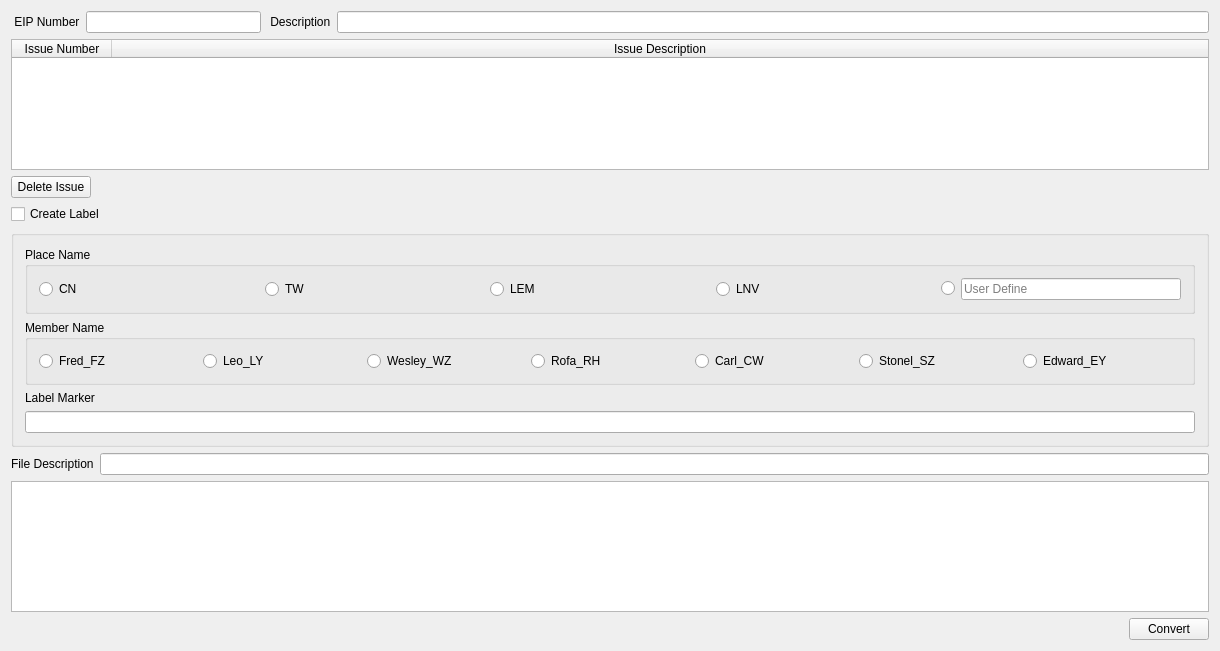
<?xml version="1.0" encoding="UTF-8"?>
<ui version="4.0">
 <class>MainForm</class>
 <widget class="QWidget" name="MainForm">
  <property name="geometry">
   <rect>
    <x>0</x>
    <y>0</y>
    <width>1220</width>
    <height>651</height>
   </rect>
  </property>
  <property name="windowTitle">
   <string>Format Commit Message</string>
  </property>
  <layout class="QGridLayout" name="gridLayout_4">
   <item row="0" column="0">
    <layout class="QVBoxLayout" name="verticalLayout_6">
     <item>
      <layout class="QVBoxLayout" name="verticalLayout_2">
       <item>
        <layout class="QHBoxLayout" name="horizontalLayout" stretch="1,2,1,10">
         <item>
          <widget class="QLabel" name="label_3">
           <property name="sizePolicy">
            <sizepolicy hsizetype="Fixed" vsizetype="Preferred">
             <horstretch>0</horstretch>
             <verstretch>0</verstretch>
            </sizepolicy>
           </property>
           <property name="text">
            <string> EIP Number</string>
           </property>
          </widget>
         </item>
         <item>
          <widget class="QLineEdit" name="NumberEdit"/>
         </item>
         <item>
          <widget class="QLabel" name="label_4">
           <property name="sizePolicy">
            <sizepolicy hsizetype="Fixed" vsizetype="Preferred">
             <horstretch>0</horstretch>
             <verstretch>0</verstretch>
            </sizepolicy>
           </property>
           <property name="text">
            <string> Description</string>
           </property>
          </widget>
         </item>
         <item>
          <widget class="QLineEdit" name="DescEdit"/>
         </item>
        </layout>
       </item>
       <item>
        <widget class="QTableWidget" name="tableWidget">
         <attribute name="horizontalHeaderStretchLastSection">
          <bool>true</bool>
         </attribute>
         <attribute name="verticalHeaderVisible">
          <bool>false</bool>
         </attribute>
         <column>
          <property name="text">
           <string>Issue Number</string>
          </property>
         </column>
         <column>
          <property name="text">
           <string>Issue Description</string>
          </property>
         </column>
        </widget>
       </item>
       <item>
        <layout class="QHBoxLayout" name="horizontalLayout_2">
         <item>
          <widget class="QPushButton" name="DeleteButton">
           <property name="text">
            <string>Delete Issue</string>
           </property>
          </widget>
         </item>
         <item>
          <spacer name="horizontalSpacer">
           <property name="orientation">
            <enum>Qt::Horizontal</enum>
           </property>
           <property name="sizeHint" stdset="0">
            <size>
             <width>40</width>
             <height>20</height>
            </size>
           </property>
          </spacer>
         </item>
        </layout>
       </item>
      </layout>
     </item>
     <item>
      <layout class="QVBoxLayout" name="verticalLayout_4">
       <item>
        <widget class="QCheckBox" name="checkBox">
         <property name="text">
          <string>Create Label</string>
         </property>
        </widget>
       </item>
       <item>
        <widget class="QGroupBox" name="CreateLabel">
         <property name="title">
          <string/>
         </property>
         <layout class="QGridLayout" name="gridLayout_3">
          <item row="0" column="0">
           <layout class="QVBoxLayout" name="verticalLayout_3">
            <item>
             <widget class="QGroupBox" name="groupBox">
              <property name="title">
               <string>Place Name</string>
              </property>
              <layout class="QGridLayout" name="gridLayout_2">
               <item row="0" column="0">
                <widget class="QRadioButton" name="CN">
                 <property name="text">
                  <string>CN</string>
                 </property>
                 <attribute name="buttonGroup">
                  <string notr="true">PlaceGroup</string>
                 </attribute>
                </widget>
               </item>
               <item row="0" column="1">
                <widget class="QRadioButton" name="TW">
                 <property name="text">
                  <string>TW</string>
                 </property>
                 <attribute name="buttonGroup">
                  <string notr="true">PlaceGroup</string>
                 </attribute>
                </widget>
               </item>
               <item row="0" column="2">
                <widget class="QRadioButton" name="LEM">
                 <property name="text">
                  <string>LEM</string>
                 </property>
                 <attribute name="buttonGroup">
                  <string notr="true">PlaceGroup</string>
                 </attribute>
                </widget>
               </item>
               <item row="0" column="3">
                <widget class="QRadioButton" name="LNV">
                 <property name="text">
                  <string>LNV</string>
                 </property>
                 <attribute name="buttonGroup">
                  <string notr="true">PlaceGroup</string>
                 </attribute>
                </widget>
               </item>
               <item row="0" column="4">
                <widget class="QRadioButton" name="User">
                 <property name="sizePolicy">
                  <sizepolicy hsizetype="Fixed" vsizetype="Fixed">
                   <horstretch>0</horstretch>
                   <verstretch>0</verstretch>
                  </sizepolicy>
                 </property>
                 <property name="text">
                  <string/>
                 </property>
                 <attribute name="buttonGroup">
                  <string notr="true">PlaceGroup</string>
                 </attribute>
                </widget>
               </item>
               <item row="0" column="5">
                <widget class="QLineEdit" name="UserDefineEdit">
                 <property name="sizePolicy">
                  <sizepolicy hsizetype="Minimum" vsizetype="Fixed">
                   <horstretch>0</horstretch>
                   <verstretch>0</verstretch>
                  </sizepolicy>
                 </property>
                 <property name="placeholderText">
                  <string>User Define</string>
                 </property>
                </widget>
               </item>
              </layout>
             </widget>
            </item>
            <item>
             <widget class="QGroupBox" name="groupBox_2">
              <property name="title">
               <string>Member Name</string>
              </property>
              <layout class="QGridLayout" name="gridLayout">
               <item row="0" column="0">
                <widget class="QRadioButton" name="FZ">
                 <property name="text">
                  <string>Fred_FZ</string>
                 </property>
                 <attribute name="buttonGroup">
                  <string notr="true">MemberGroup</string>
                 </attribute>
                </widget>
               </item>
               <item row="0" column="1">
                <widget class="QRadioButton" name="LY">
                 <property name="text">
                  <string>Leo_LY</string>
                 </property>
                 <attribute name="buttonGroup">
                  <string notr="true">MemberGroup</string>
                 </attribute>
                </widget>
               </item>
               <item row="0" column="2">
                <widget class="QRadioButton" name="WZ">
                 <property name="text">
                  <string>Wesley_WZ</string>
                 </property>
                 <attribute name="buttonGroup">
                  <string notr="true">MemberGroup</string>
                 </attribute>
                </widget>
               </item>
               <item row="0" column="3">
                <widget class="QRadioButton" name="RH">
                 <property name="text">
                  <string>Rofa_RH</string>
                 </property>
                 <attribute name="buttonGroup">
                  <string notr="true">MemberGroup</string>
                 </attribute>
                </widget>
               </item>
               <item row="0" column="4">
                <widget class="QRadioButton" name="CW">
                 <property name="text">
                  <string>Carl_CW</string>
                 </property>
                 <attribute name="buttonGroup">
                  <string notr="true">MemberGroup</string>
                 </attribute>
                </widget>
               </item>
               <item row="0" column="5">
                <widget class="QRadioButton" name="SZ">
                 <property name="text">
                  <string>Stonel_SZ</string>
                 </property>
                 <attribute name="buttonGroup">
                  <string notr="true">MemberGroup</string>
                 </attribute>
                </widget>
               </item>
               <item row="0" column="6">
                <widget class="QRadioButton" name="EY">
                 <property name="text">
                  <string>Edward_EY</string>
                 </property>
                 <attribute name="buttonGroup">
                  <string notr="true">MemberGroup</string>
                 </attribute>
                </widget>
               </item>
              </layout>
             </widget>
            </item>
            <item>
             <layout class="QVBoxLayout" name="verticalLayout">
              <item>
               <widget class="QLabel" name="label_2">
                <property name="text">
                 <string>Label Marker</string>
                </property>
               </widget>
              </item>
              <item>
               <widget class="QLineEdit" name="LabelMarkerEdit"/>
              </item>
             </layout>
            </item>
           </layout>
          </item>
         </layout>
        </widget>
       </item>
      </layout>
     </item>
     <item>
      <layout class="QHBoxLayout" name="horizontalLayout_3">
       <item>
        <widget class="QLabel" name="label">
         <property name="text">
          <string>File Description</string>
         </property>
        </widget>
       </item>
       <item>
        <widget class="QLineEdit" name="FileDescEdit"/>
       </item>
      </layout>
     </item>
     <item>
      <layout class="QVBoxLayout" name="verticalLayout_5">
       <item>
        <widget class="QTextEdit" name="FormatMessage"/>
       </item>
       <item>
        <layout class="QHBoxLayout" name="horizontalLayout_4">
         <item>
          <spacer name="horizontalSpacer_2">
           <property name="orientation">
            <enum>Qt::Horizontal</enum>
           </property>
           <property name="sizeHint" stdset="0">
            <size>
             <width>40</width>
             <height>20</height>
            </size>
           </property>
          </spacer>
         </item>
         <item>
          <widget class="QPushButton" name="ConvertButton">
           <property name="text">
            <string>Convert</string>
           </property>
          </widget>
         </item>
        </layout>
       </item>
      </layout>
     </item>
    </layout>
   </item>
  </layout>
 </widget>
 <layoutdefault spacing="6" margin="11"/>
 <resources/>
 <connections/>
 <buttongroups>
  <buttongroup name="MemberGroup"/>
  <buttongroup name="PlaceGroup"/>
 </buttongroups>
</ui>
